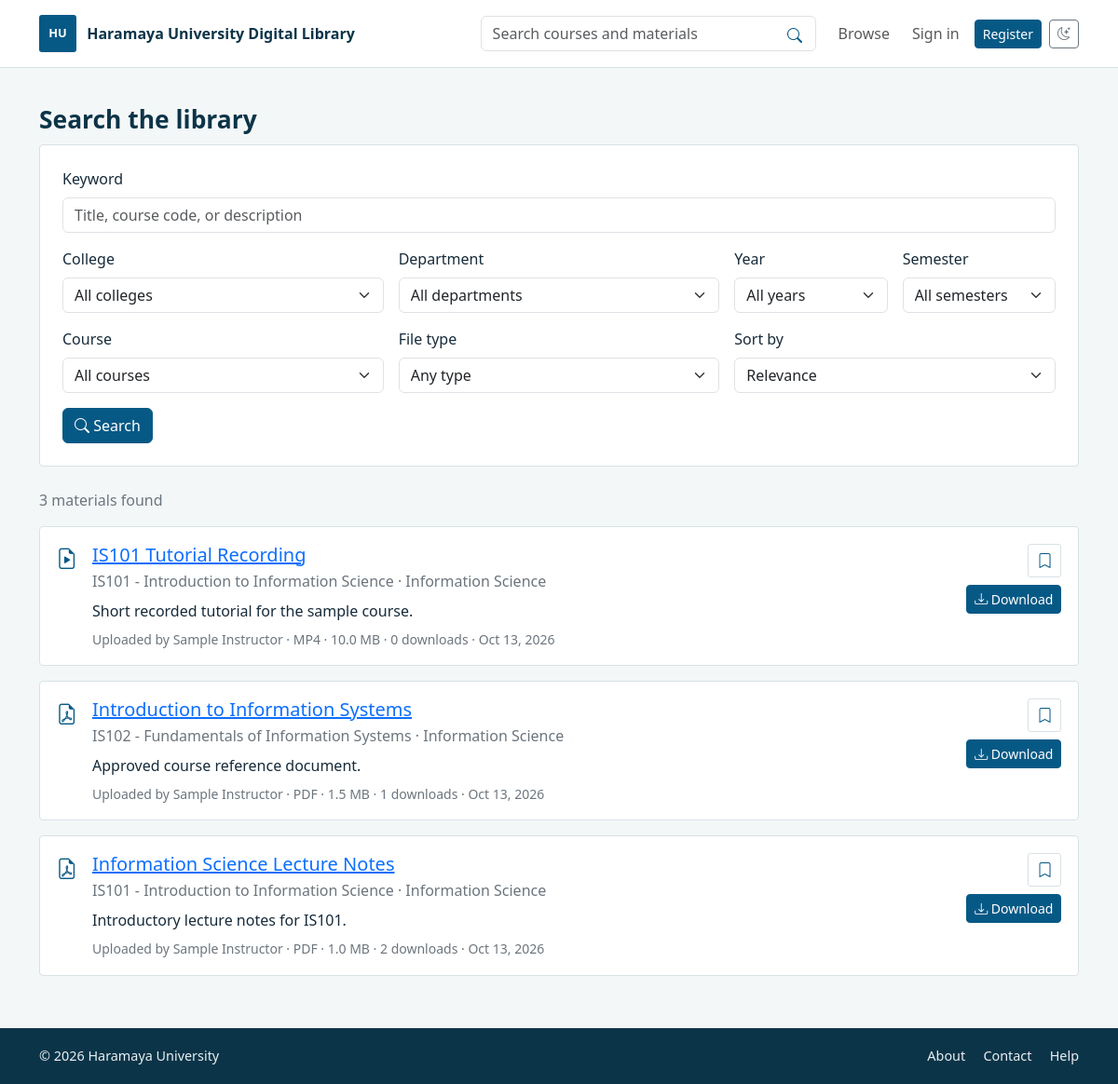
Screenshot of /search.php with the database file from the repository.
### tables this page shows
CREATE TABLE IF NOT EXISTS materials (
    material_id BIGINT UNSIGNED NOT NULL AUTO_INCREMENT,
    title VARCHAR(200) NOT NULL,
    description TEXT NULL,
    file_path VARCHAR(255) NOT NULL,
    file_type VARCHAR(10) NOT NULL,
    file_size BIGINT UNSIGNED NOT NULL,
    course_id BIGINT UNSIGNED NOT NULL,
    uploader_id BIGINT UNSIGNED NOT NULL,
    upload_date TIMESTAMP NOT NULL DEFAULT CURRENT_TIMESTAMP,
     
    approved TINYINT(1) NULL DEFAULT NULL,
    download_count BIGINT UNSIGNED NOT NULL DEFAULT 0,
    PRIMARY KEY (material_id),
    UNIQUE KEY uq_materials_file_path (file_path),
    KEY idx_materials_course_approval_date (course_id, approved, upload_date),
    KEY idx_materials_approval_date (approved, upload_date),
    KEY idx_materials_download_count (download_count),
    KEY idx_materials_uploader (uploader_id),
    CONSTRAINT chk_materials_approved CHECK (approved IS NULL OR approved IN (0, 1)),
    CONSTRAINT fk_materials_course
        FOREIGN KEY (course_id) REFERENCES courses (course_id)
        ON UPDATE CASCADE
        ON DELETE CASCADE,
    CONSTRAINT fk_materials_uploader
        FOREIGN KEY (uploader_id) REFERENCES users (user_id)
        ON UPDATE CASCADE
        ON DELETE RESTRICT
);

CREATE TABLE IF NOT EXISTS courses (
    course_id BIGINT UNSIGNED NOT NULL AUTO_INCREMENT,
    course_code VARCHAR(30) NOT NULL,
    course_title VARCHAR(180) NOT NULL,
    department_id SMALLINT UNSIGNED NOT NULL,
    year TINYINT UNSIGNED NOT NULL,
    semester TINYINT UNSIGNED NOT NULL,
    instructor_id BIGINT UNSIGNED NULL,
    PRIMARY KEY (course_id),
    UNIQUE KEY uq_courses_department_code (department_id, course_code),
    KEY idx_courses_curriculum (department_id, year, semester),
    KEY idx_courses_instructor (instructor_id),
    CONSTRAINT chk_courses_year CHECK (year BETWEEN 1 AND 6),
    CONSTRAINT chk_courses_semester CHECK (semester IN (1, 2)),
    CONSTRAINT fk_courses_department
        FOREIGN KEY (department_id) REFERENCES departments (department_id)
        ON UPDATE CASCADE
        ON DELETE RESTRICT,
    CONSTRAINT fk_courses_instructor
        FOREIGN KEY (instructor_id) REFERENCES users (user_id)
        ON UPDATE CASCADE
        ON DELETE SET NULL
);

CREATE TABLE IF NOT EXISTS departments (
    department_id SMALLINT UNSIGNED NOT NULL AUTO_INCREMENT,
    name VARCHAR(150) NOT NULL,
    college_id SMALLINT UNSIGNED NOT NULL,
    PRIMARY KEY (department_id),
    UNIQUE KEY uq_departments_college_name (college_id, name),
    CONSTRAINT fk_departments_college
        FOREIGN KEY (college_id) REFERENCES colleges (college_id)
        ON UPDATE CASCADE
        ON DELETE RESTRICT
);

CREATE TABLE IF NOT EXISTS users (
    user_id BIGINT UNSIGNED NOT NULL AUTO_INCREMENT,
    name VARCHAR(120) NOT NULL,
    email VARCHAR(254) NOT NULL,
    password VARCHAR(255) NOT NULL,
    role ENUM('student', 'instructor', 'admin') NOT NULL DEFAULT 'student',
    department_id SMALLINT UNSIGNED NULL,
    is_active TINYINT(1) NOT NULL DEFAULT 1,
    created_at TIMESTAMP NOT NULL DEFAULT CURRENT_TIMESTAMP,
    PRIMARY KEY (user_id),
    UNIQUE KEY uq_users_email (email),
    KEY idx_users_role_department (role, department_id),
    KEY idx_users_active_role (is_active, role),
    CONSTRAINT chk_users_is_active CHECK (is_active IN (0, 1)),
    CONSTRAINT fk_users_department
        FOREIGN KEY (department_id) REFERENCES departments (department_id)
        ON UPDATE CASCADE
        ON DELETE SET NULL
);

### search.php (the view, shortened to what this page needs)
<?php
require_once __DIR__ . '/includes/config.php';
require_once __DIR__ . '/includes/functions.php';
$query = mb_substr(sanitize($_GET['q'] ?? ''), 0, 100);
$sort = sanitize($_GET['sort'] ?? 'relevance');
$page = max(1, min(10000, (int) ($_GET['page'] ?? 1)));
$perPage = 10;
$where = ['m.approved = 1'];
$parameters = [];
$whereSql = implode(' AND ', $where);
$joins = ' FROM materials AS m JOIN courses AS c ON c.course_id = m.course_id
           JOIN departments AS d ON d.department_id = c.department_id
           JOIN colleges AS cl ON cl.college_id = d.college_id
           JOIN users AS u ON u.user_id = m.uploader_id';
$count = $pdo->prepare('SELECT COUNT(*)' . $joins . ' WHERE ' . $whereSql);
$count->execute($parameters);
$totalResults = (int) $count->fetchColumn();
$totalPages = max(1, (int) ceil($totalResults / $perPage));
$page = min($page, $totalPages);
$offset = ($page - 1) * $perPage;
$orderBy = match ($sort) {
    'date' => 'm.upload_date DESC, m.material_id DESC',
    'downloads' => 'm.download_count DESC, m.upload_date DESC',
    'title' => 'm.title ASC',
    default => $query === '' ? 'm.upload_date DESC' : 'CASE WHEN m.title LIKE :relevance_title THEN 0 WHEN c.course_code LIKE :relevance_code THEN 1 ELSE 2 END, m.download_count DESC, m.upload_date DESC',
};
$results = $pdo->prepare(
    'SELECT m.material_id, m.title, m.description, m.file_type, m.file_size,
            m.upload_date, m.download_count, c.course_code, c.course_title,
            d.name AS department_name, u.name AS instructor_name' . $joins . '
     WHERE ' . $whereSql . ' ORDER BY ' . $orderBy . ' LIMIT :limit OFFSET :offset'
);
$results->bindValue(':limit', $perPage, PDO::PARAM_INT);
$results->bindValue(':offset', $offset, PDO::PARAM_INT);
$results->execute();
$materials = $results->fetchAll();
require __DIR__ . '/includes/header.php';
?>
<main class="container page-shell">
    <h1 class="page-title">Search the library</h1>
    <form class="content-panel mb-4" method="get" action="<?= e(site_url('search.php')) ?>" data-filter-form data-api-base="<?= e(site_url('api/filters.php')) ?>">
        <div class="row g-3"><div class="col-12"><label class="form-label" for="q">Keyword</label><input class="form-control" id="q" name="q" type="search" value="<?= e($query) ?>" placeholder="Title, course code, or description"></div>
            <div class="col-12 col-md-4"><label class="form-label" for="filter-college">College</label><select class="form-select" id="filter-college" name="college_id" data-filter-select="college"><option value="">All colleges</option></select></div>
            <div class="col-12 col-md-4"><label class="form-label" for="filter-department">Department</label><select class="form-select" id="filter-department" name="department_id" data-filter-select="department"><option value="">All departments</option></select></div>
            <div class="col-6 col-md-2"><label class="form-label" for="filter-year">Year</label><select class="form-select" id="filter-year" name="year" data-filter-select="year"><option value="">All years</option></select></div>
            <div class="col-6 col-md-2"><label class="form-label" for="filter-semester">Semester</label><select class="form-select" id="filter-semester" name="semester" data-filter-select="semester"><option value="">All semesters</option></select></div>
            <div class="col-12 col-md-4"><label class="form-label" for="filter-course">Course</label><select class="form-select" id="filter-course" name="course_id" data-filter-select="course"><option value="">All courses</option></select></div>
            <div class="col-12 col-md-4"><label class="form-label" for="file_type">File type</label><select class="form-select" id="file_type" name="file_type"><option value="">Any type</option></select></div>
            <div class="col-12 col-md-4"><label class="form-label" for="sort">Sort by</label><select class="form-select" id="sort" name="sort"><option value="relevance" <?= $sort === 'relevance' ? 'selected' : '' ?>>Relevance</option></select></div>
        </div><button class="btn btn-primary mt-3" type="submit"><i class="bi bi-search" aria-hidden="true"></i> Search</button>
    </form>
    <div class="d-flex justify-content-between align-items-center mb-3"><p class="mb-0 text-secondary" aria-live="polite"><?= number_format($totalResults) ?> materials found</p></div>
    <div class="search-results d-grid gap-3">
        <?php foreach ($materials as $material): ?><article class="material-result content-panel"><div class="d-flex gap-3"><i class="bi <?= e(get_file_icon($material['file_type'])) ?> material-icon" aria-hidden="true"></i><div class="flex-grow-1 min-w-0"><h2 class="h5 mb-1"><a href="<?= e(site_url('material.php?id=' . (int) $material['material_id'])) ?>"><?= e($material['title']) ?></a></h2><p class="mb-2 text-secondary"><?= e($material['course_code'] . ' - ' . $material['course_title']) ?> · <?= e($material['department_name']) ?></p><p class="result-description mb-2"><?= e($material['description'] ?? '') ?></p><div class="small text-secondary">Uploaded by <?= e($material['instructor_name']) ?> · <?= e(strtoupper($material['file_type'])) ?> · <?= e(format_file_size($material['file_size'])) ?> · <?= (int) $material['download_count'] ?> downloads · <?= e(date('M j, Y', strtotime($material['upload_date']))) ?></div></div><div class="d-flex flex-column gap-2 align-items-end"><button class="bookmark-button" type="button" data-bookmark="<?= (int) $material['material_id'] ?>" aria-label="Save <?= e($material['title']) ?>" aria-pressed="false"><i class="bi bi-bookmark" aria-hidden="true"></i></button><?= download_form((int) $material['material_id'], 'Download', 'btn btn-sm btn-primary') ?></div></div></article><?php endforeach; ?>
    </div>
</main>
<?php require __DIR__ . '/includes/footer.php'; ?>

### includes/functions.php (shortened to what this page needs)
<?php
function e(mixed $value): string
{
    return htmlspecialchars((string) $value, ENT_QUOTES | ENT_SUBSTITUTE, 'UTF-8');
}
function sanitize(mixed $value): string
{
    return trim(str_replace("\0", '', (string) $value));
}
function site_url(string $path = ''): string
{
    $base = BASE_URL;
    $path = ltrim($path, '/');
    return $base . ($path === '' ? '/' : '/' . $path);
}
function format_file_size(int|string $bytes): string
{
    $size = max(0, (int) $bytes);
    $units = ['KB', 'MB', 'GB', 'TB'];
    $value = $size / 1024;
    foreach ($units as $unit) {
        if ($value < 1024 || $unit === 'TB') {
            return number_format($value, 1) . ' ' . $unit;
        }
        $value /= 1024;
    }
    return number_format($value, 1) . ' TB';
}
function get_file_icon(string $fileType): string
{
    return match (strtolower($fileType)) {
        'pdf' => 'bi-file-earmark-pdf',
        'doc', 'docx' => 'bi-file-earmark-word',
        'ppt', 'pptx' => 'bi-file-earmark-ppt',
        'mp4' => 'bi-file-earmark-play',
        default => 'bi-file-earmark',
    };
}
function csrf_token(): string
{
    return $_SESSION['csrf_token'];
}
function csrf_field(): string
{
    return '<input type="hidden" name="csrf_token" value="' . e(csrf_token()) . '">';
}
function download_form(int $materialId, string $label = 'Download', string $buttonClass = 'btn btn-primary'): string
{
    return '<form class="d-inline" method="post" action="' . e(site_url('download.php')) . '">'
        . csrf_field()
        . '<input type="hidden" name="material_id" value="' . $materialId . '">'
        . '<button class="' . e($buttonClass) . '" type="submit"><i class="bi bi-download" aria-hidden="true"></i> '
        . e($label) . '</button></form>';
}

### assets/css/style.css (style rules this page uses)
:root { color-scheme: light; --ink: #172b3a; --muted: #61717d; --blue: #075985; --blue-deep: #0c3448; --gold: #d5a12b; --paper: #f4f7f8; --line: #d8e1e5; --surface: #ffffff; }
* { box-sizing: border-box; }
body { min-height: 100vh; display: flex; flex-direction: column; color: var(--ink); background: var(--paper); }
.page-shell { flex: 1; padding-top: 2.5rem; padding-bottom: 3.5rem; }
.page-title { margin-bottom: .65rem; color: var(--blue-deep); font-size: 1.65rem; font-weight: 700; }
.form-panel, .content-panel { padding: clamp(1rem, 3vw, 1.5rem); border: 1px solid var(--line); border-radius: 4px; background: var(--surface); }
.btn-primary { --bs-btn-bg: var(--blue); --bs-btn-border-color: var(--blue); --bs-btn-hover-bg: var(--blue-deep); --bs-btn-hover-border-color: var(--blue-deep); }
.material-icon { color: var(--blue); font-size: 1.4rem; }
.min-w-0 { min-width: 0; }
.bookmark-button { display: inline-grid; width: 36px; height: 36px; flex: 0 0 36px; place-items: center; border: 1px solid var(--line); border-radius: 3px; color: var(--blue); background: var(--surface); }
.material-result { padding: 1.1rem; }
.result-description { display: -webkit-box; overflow: hidden; color: var(--ink); -webkit-box-orient: vertical; -webkit-line-clamp: 2; }

### rows the page displays
materials: title "IS101 Tutorial Recording", course.course_title "IS101 - Introduction to Information Science", departments.name "Information Science", description "Short recorded tutorial for the sample course.", uploader.name "Sample Instructor", file_type "MP4", file_size "10.0 MB", download_count "0", upload_date "Oct 13, 2026"
materials: title "Introduction to Information Systems", course.course_title "IS102 - Fundamentals of Information Systems", departments.name "Information Science", description "Approved course reference document.", uploader.name "Sample Instructor", file_type "PDF", file_size "1.5 MB", download_count "1", upload_date "Oct 13, 2026"
materials: title "Information Science Lecture Notes", course.course_title "IS101 - Introduction to Information Science", departments.name "Information Science", description "Introductory lecture notes for IS101.", uploader.name "Sample Instructor", file_type "PDF", file_size "1.0 MB", download_count "2", upload_date "Oct 13, 2026"

### other values shown
$siteTitle "Haramaya University Digital Library"
$totalResults "3"
